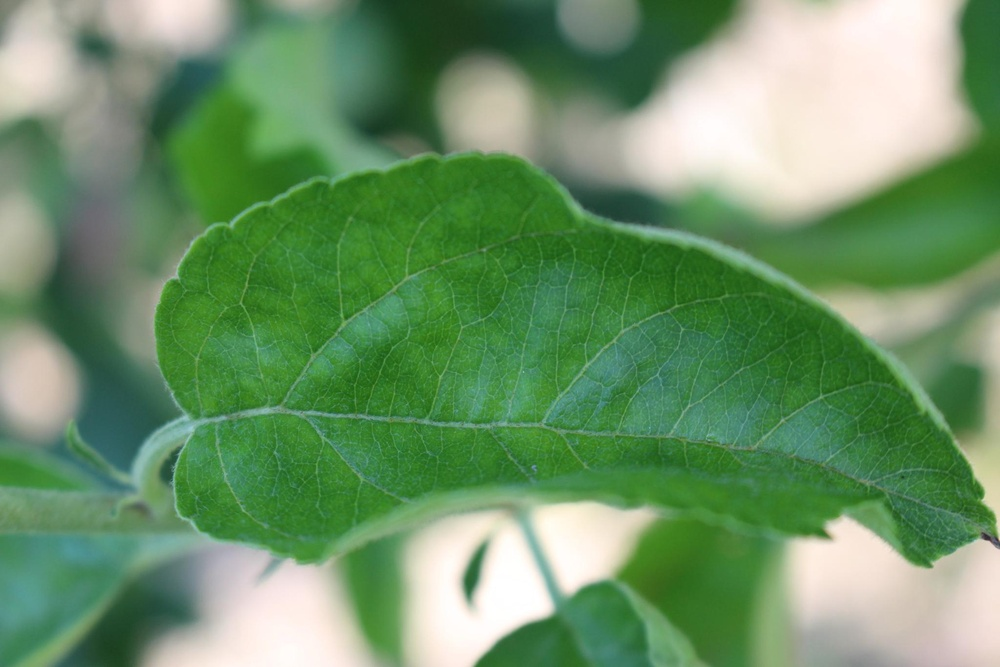
#> input picture Introducao a Visao Computacional/7. Realce de Bordas/Train_2.jpg, 1000 x 667 px, shrunk from 2048 x 1365 before the run
$ python filtroLaplaciano.py   (older library calls are emulated)
#> lines starting #> are read from the running program, lines starting #| are printed output that depends on the picture
import cv2

imgOriginal = cv2.imread("Train_2.jpg", 0)
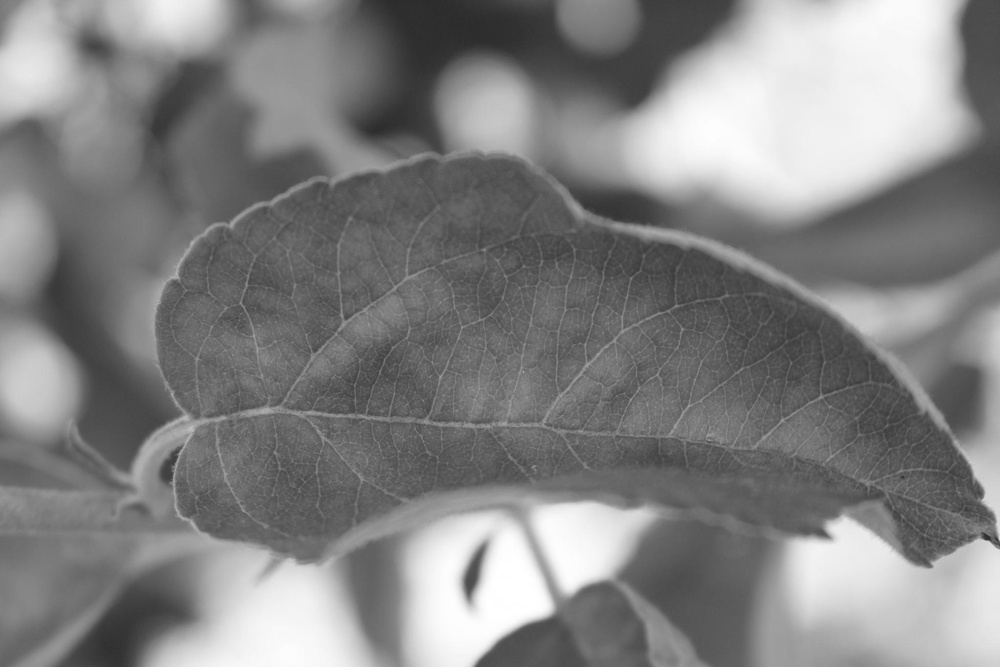
#> imgOriginal: shape (667, 1000); min 41, max 255, mean 130.7
imgLaplacian = cv2.Laplacian(imgOriginal, cv2.CV_8U)
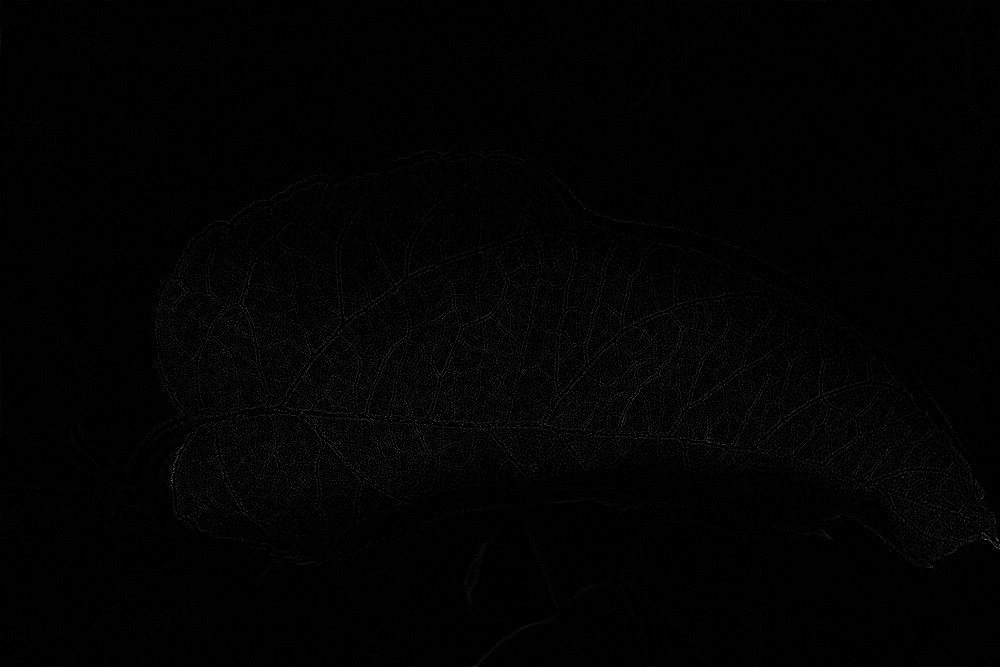
#> imgLaplacian: shape (667, 1000); min 0, max 134, mean 2.2
imgRealcada = cv2.subtract(imgOriginal, imgLaplacian)

cv2.imshow("Original", imgOriginal)
cv2.imshow("Tratada", imgLaplacian)
cv2.imshow("Realcada", imgRealcada)

cv2.waitKey(0)
cv2.destroyAllWindows()

$ run again, with Introducao a Visao Computacional/7. Realce de Bordas/Train_1.jpg copied over Introducao a Visao Computacional/7. Realce de Bordas/Train_2.jpg
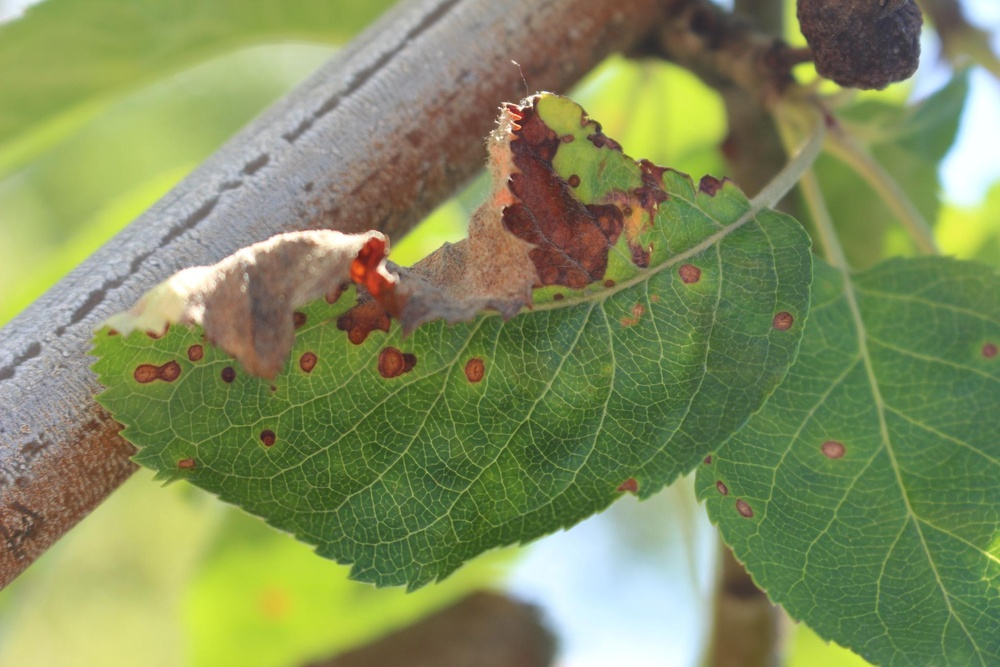
#> input picture Introducao a Visao Computacional/7. Realce de Bordas/Train_1.jpg, 1000 x 667 px, shrunk from 2048 x 1365 before the run
#> `imgOriginal = cv2.imread("Train_2.jpg", 0)`:
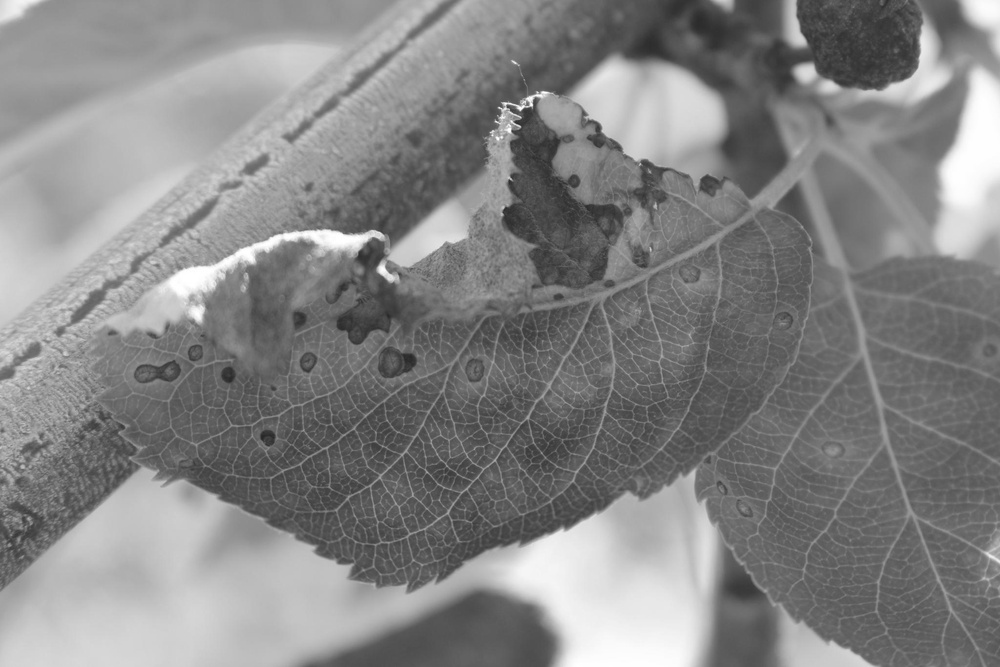
#> imgOriginal: shape (667, 1000); min 39, max 255, mean 133

$ run again, with Introducao a Visao Computacional/7. Realce de Bordas/Test.jpg copied over Introducao a Visao Computacional/7. Realce de Bordas/Train_2.jpg
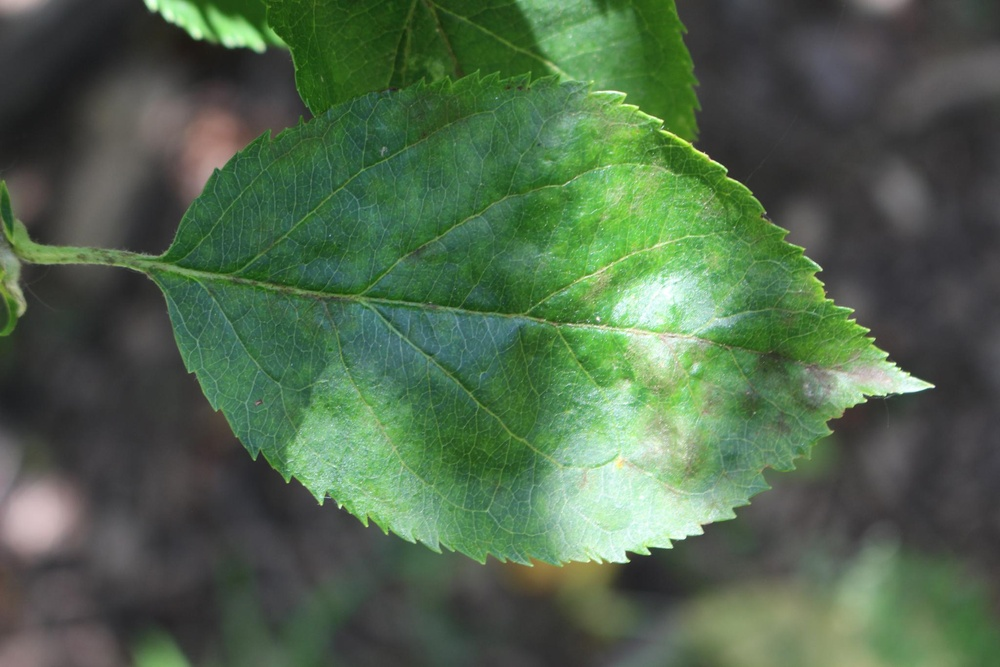
#> input picture Introducao a Visao Computacional/7. Realce de Bordas/Test.jpg, 1000 x 667 px, shrunk from 2048 x 1365 before the run
#> `imgOriginal = cv2.imread("Train_2.jpg", 0)`:
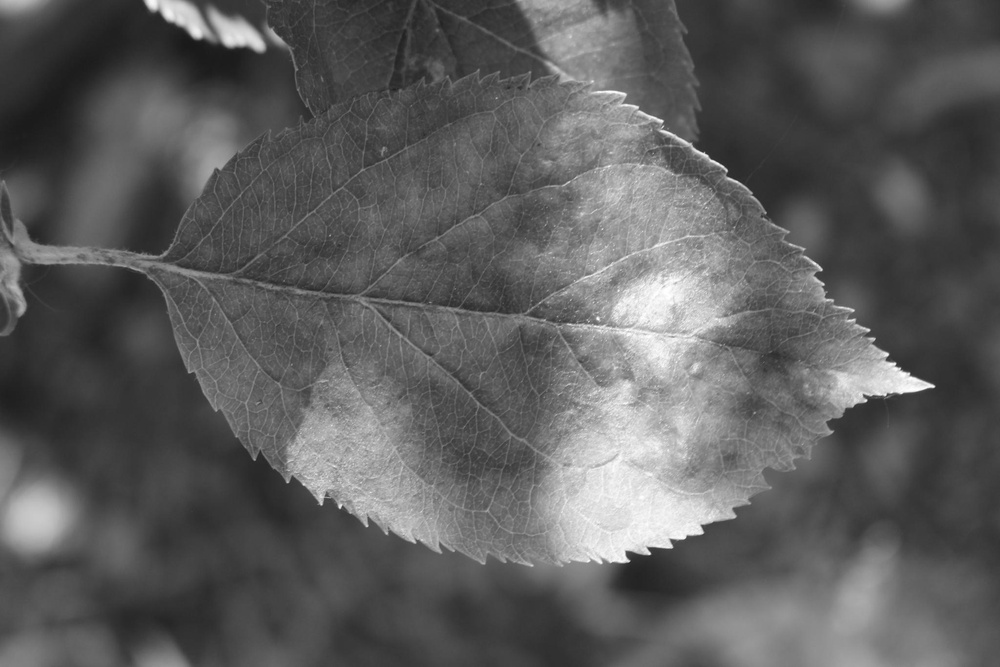
#> imgOriginal: shape (667, 1000); min 25, max 255, mean 93.1
#> `imgLaplacian = cv2.Laplacian(imgOriginal, cv2.CV_8U)`:
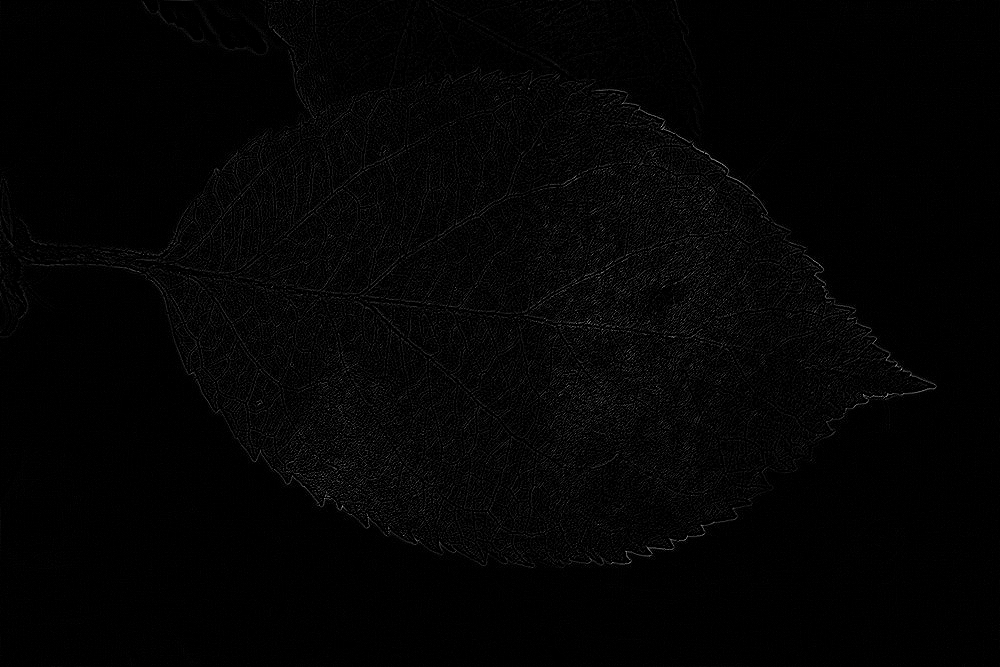
#> imgLaplacian: shape (667, 1000); min 0, max 184, mean 3.8
